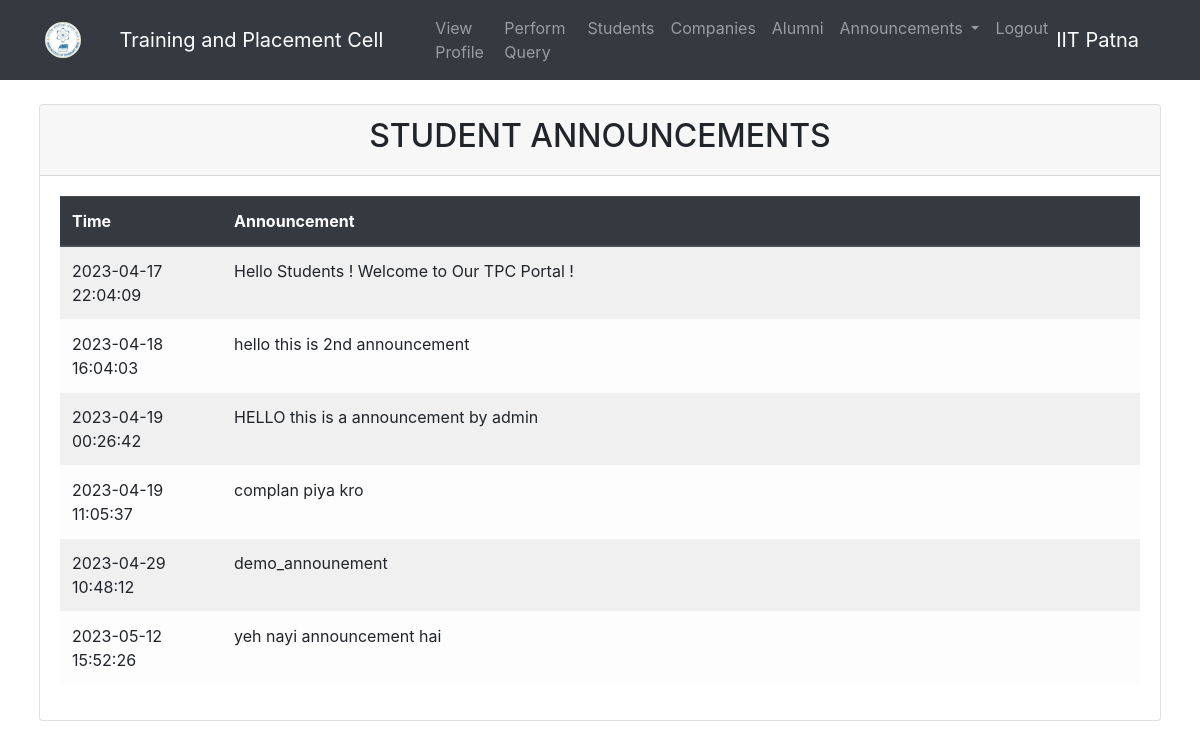
The app's page /announcements_student.php with its own data.
### tables this page shows
CREATE TABLE `announcements` (
  `time` datetime NOT NULL DEFAULT current_timestamp(),
  `announcement` text NOT NULL
);

### announcements_student.php (the view, shortened to what this page needs)
<?php
include 'connection.php'
  ?>
<!doctype html>
<html lang="en">
<head>
  <link rel="stylesheet" href="https://stackpath.bootstrapcdn.com/bootstrap/4.4.1/css/bootstrap.min.css"
>
</head>
<body>
  <?php require '_nav_in_admin.php' ?>
  <div class="container-fluid px-4">
    <br>
    <div class="col-md-12">
      <div class="card">
        <div class="card-header">
          <h2>
            <center>STUDENT ANNOUNCEMENTS</center>
          </h2>
        </div>
        <div class="card-body">
          <div class="table-responsive">
            <table class="table table-striped table-light">
              <thead class="thead-dark">
                <tr>
                  <th scope="col" width="15%">Time</th>
                  <th scope="col" width="85%">Announcement</th>
                </tr>
              </thead>
              <tbody>
                <?php
                $query = "select * from announcements;";
                $query_run = mysqli_query($conn, $query);
                if (mysqli_num_rows($query_run) > 0) {
                  foreach ($query_run as $row) {
                    ?>
                    <tr>
                      <td>
                        <?= $row["time"]; ?>
                      </td>
                      <td>
                        <?= $row["announcement"]; ?>
                      </td>
                    </tr>
                    <?php
                  }
                }
                ?>
              </tbody>
            </table>
          </div>
        </div>
      </div>
    </div>
  </div>
</body>
</html>

### records on screen
announcements: time "2023-04-17 22:04:09", announcement "Hello Students ! Welcome to Our TPC Portal !"
announcements: time "2023-04-18 16:04:03", announcement "hello this is 2nd announcement"
announcements: time "2023-04-19 00:26:42", announcement "HELLO this is a announcement by admin"
announcements: time "2023-04-19 11:05:37", announcement "complan piya kro"
announcements: time "2023-04-29 10:48:12", announcement "demo_announement"
announcements: time "2023-05-12 15:52:26", announcement "yeh nayi announcement hai"
